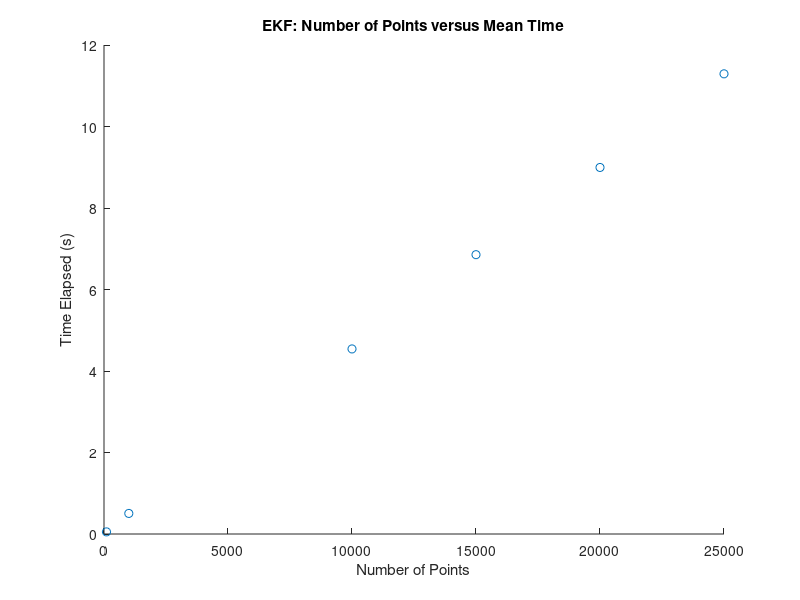
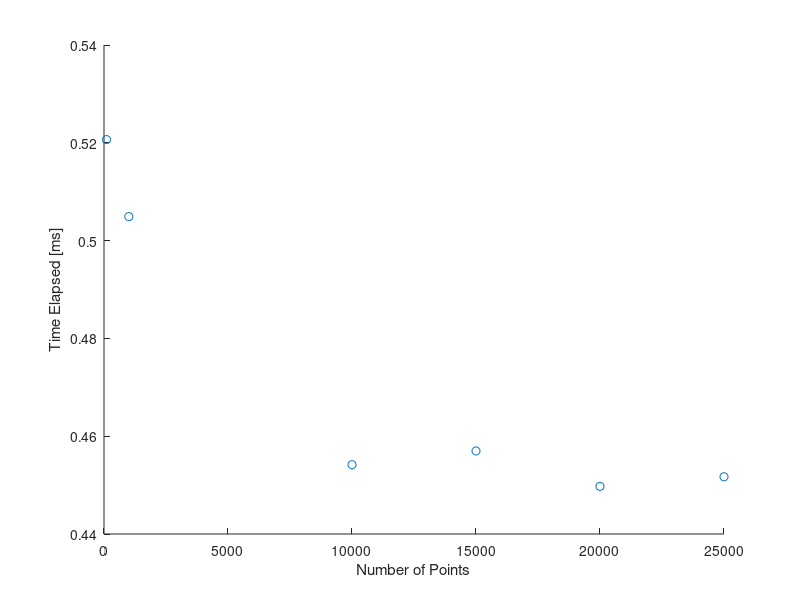
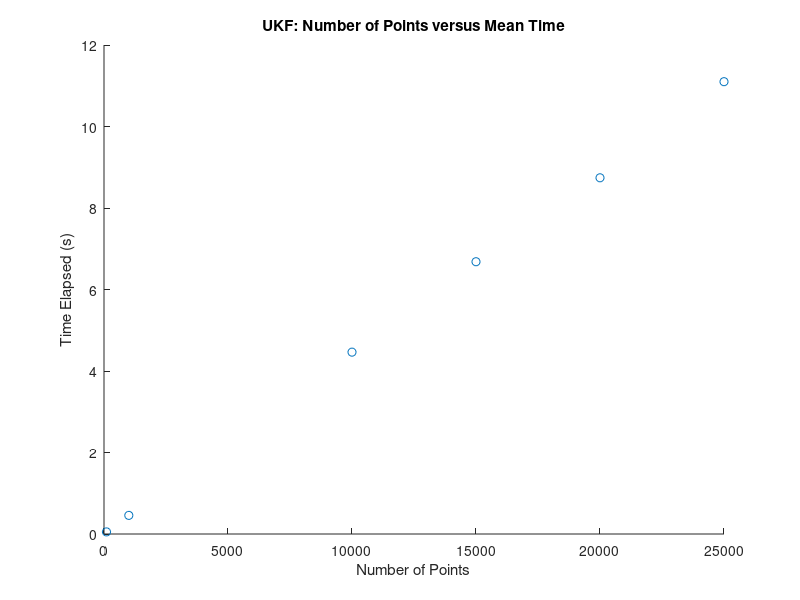
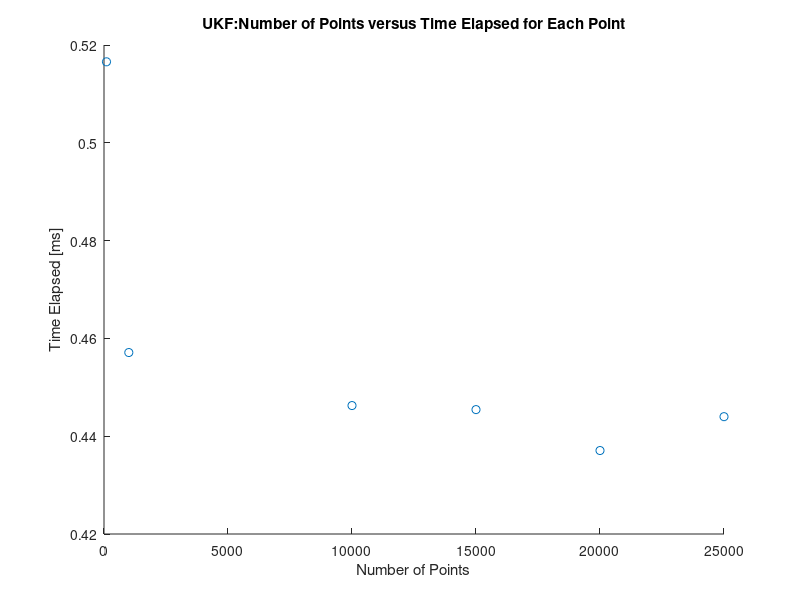

Write the MATLAB code that produced these figures, in order.
%% EKF
close all;
num_points_vec = [100, 1000, 10000, 15000, 20000, 25000];
ekf_time_elapsed =   [  0.055543, 0.546664, 4.619367, 6.915015, 9.091876, 11.214172;
                    0.050048, 0.464550, 4.456990, 6.849361, 8.968956, 11.337758;
                    0.050605, 0.503496, 4.548662, 6.799907, 8.923555, 11.326292 ];
ekf_mean_time_vec = mean(ekf_time_elapsed)
figure()
scatter(num_points_vec, ekf_mean_time_vec)
title('EKF: Number of Points versus Mean Time');
xlabel('Number of Points');
ylabel('Time Elapsed (s)');
saveas(gcf,'ekf_num_points_mean_time.png');
% Time for one point
figure();
title('EKF:Number of Points versus Time Elapsed for Each Point');
scatter(num_points_vec, ekf_mean_time_vec./num_points_vec/(10^(-3)))
xlabel('Number of Points');
ylabel('Time Elapsed [ms]');
saveas(gcf,'ekf_num_points_single_op_time.png');
average_time_per_point = mean(ekf_mean_time_vec./num_points_vec/(10^(-3)));
%% UKF
clc;
close all;
num_points_vec = [100, 1000, 10000, 15000, 20000, 25000];
ukf_time_elapsed =   [  0.052070, 0.461360, 4.408105, 6.678124, 8.816481, 11.036092;
                    0.050724, 0.455492, 4.447681, 6.666712, 8.731272, 11.117507;
                    0.052175, 0.454480, 4.532233, 6.699965, 8.676504, 11.146030 ];
ukf_mean_time_vec = mean(ukf_time_elapsed)
figure()
scatter(num_points_vec, ukf_mean_time_vec)
title('UKF: Number of Points versus Mean Time');
xlabel('Number of Points');
ylabel('Time Elapsed (s)');
saveas(gcf,'ukf_num_points_mean_time.png');
% Time for one point
figure();
scatter(num_points_vec, ukf_mean_time_vec./num_points_vec/(10^(-3)))
title('UKF:Number of Points versus Time Elapsed for Each Point');

xlabel('Number of Points');
ylabel('Time Elapsed [ms]');
saveas(gcf,'ukf_num_points_single_op_time.png');
average_time_per_point = mean(ukf_mean_time_vec./num_points_vec/(10^(-3)));
%% EKF, UKF Comparison
figure()
hold on
plot(num_points_vec,ekf_mean_time_vec)
plot(num_points_vec,ukf_mean_time_vec)
title('EKF v UKF Mean Time Versus Number of Points');
xlabel('Number of Points')
ylabel('Time [s]');
legend('EKF','UKF')
hold off
saveas(gcf,'ekf_ukf_comparison');